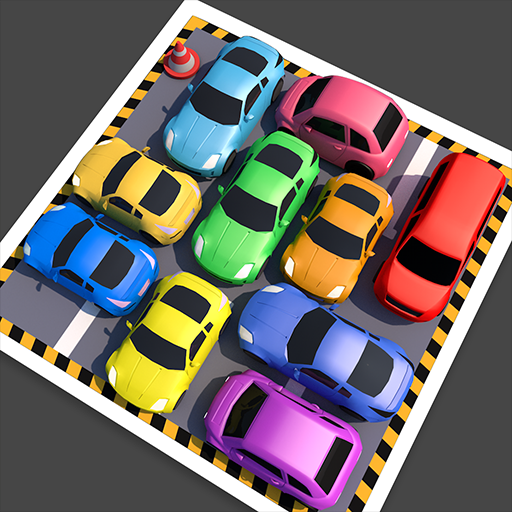
#> input picture prove/downloaded_image.jpg, 512 x 512 px; its folder holds only this picture in this run
$ python -i data_collection.py   (imports and definitions only)
#> lines starting #> are read from the running program, lines starting #| are printed output that depends on the picture
#> further down, picture is the input picture: shape (512, 512, 3); mean B, G, R 101.2, 103.1, 111.9
import cv2
import os
import numpy as np
import matplotlib.pyplot as plt
import random
from PIL import Image
from matplotlib import cm
from scipy import ndimage
from tqdm import tqdm
import string


def is_empty_section(image, brightness_threshold=100, cnt_threshold=0.05, plot=False):
    """
    Checks if a split image is mostly dark and free of bright objects.

    Parameters:
    - image: Input frame (numpy array).
    - brightness_threshold: Max brightness to be considered "dark."
    - max_bright_ratio: Max percentage of bright pixels allowed.

    Returns:
    - True if the frame is good, False otherwise.
    """
#> called with brightness_threshold = 100, cnt_threshold = 0.05, plot = False
    gray = cv2.cvtColor(image, cv2.COLOR_BGR2GRAY)
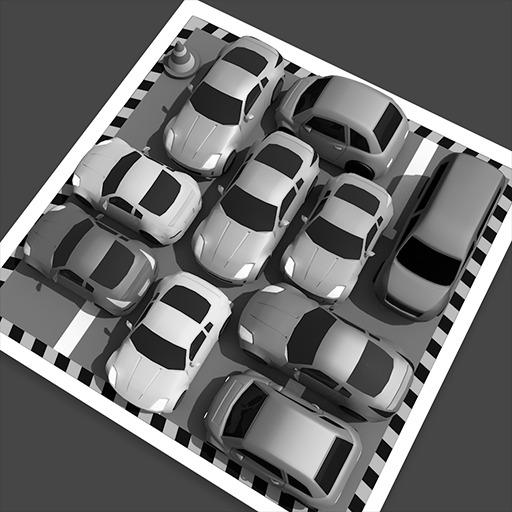
#> gray: shape (512, 512); min 0, max 255, mean 105.5
    histo_dict = histogram(
        gray,
        #cv2.GaussianBlur(gray, (5, 5), 0),
        plot=plot)
    score = sum([v for k, v in histo_dict.items() if k>brightness_threshold])

    return score # Return True if mostly dark

def histogram(gray, plot=False):
    """
    Compute the histogram of a grayscale image.
    :param gray: grayscale image
    :param plot: (bool)
    :return: (dict) histogram
    """
#> called with plot = False
    hist, bins = np.histogram(gray, bins=26, range=(0, 255))
#> hist = 26 values, max 80329 at index 7, min 1587 at index 24, mean 10082.5; bins = 27 values from 0 to 255

    if plot:
        # Create figure with 2 subplots
        fig, axes = plt.subplots(1, 2, figsize=(12, 5))

        # Plot grayscale image
        axes[0].imshow(gray, cmap='gray')
        axes[0].set_title("Grayscale Image")
        axes[0].axis("off")  # Hide axes

        # Plot histogram
        axes[1].plot(bins[:-1], hist, color='black')
        axes[1].set_title("Brightness Histogram")
        axes[1].set_xlabel("Normalized Brightness (0=Dark, 1=Bright)")
        axes[1].set_ylabel("Pixel Count")
        axes[1].grid(True)

        plt.tight_layout()
        plt.show()

    tot = sum(hist)
#> tot = 262144
    histo_dict = {k: n / tot for n, k in zip(hist, bins[:-1])}
#> histo_dict = 26 items
    return histo_dict

# [192 lines left out: functions split_frames, sobel_filter, extract_frames, extract_semiframes, assemble_frames, blend_images and 2 more, not called in this run]

>>> import cv2
>>> picture = cv2.imread('../prove/downloaded_image.jpg')
>>> result = is_empty_section(picture)
#> in is_empty_section, `score = sum([v for k, v in histo_dict.items() if k>brightness_threshol..`: score = 0.39
#> result = 0.39
